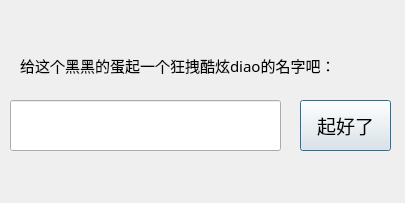
<?xml version="1.0" encoding="UTF-8"?>
<ui version="4.0">
 <class>Name</class>
 <widget class="QDialog" name="Name">
  <property name="geometry">
   <rect>
    <x>0</x>
    <y>0</y>
    <width>405</width>
    <height>203</height>
   </rect>
  </property>
  <property name="windowTitle">
   <string>Dialog</string>
  </property>
  <widget class="QLineEdit" name="lineEdit">
   <property name="geometry">
    <rect>
     <x>10</x>
     <y>100</y>
     <width>271</width>
     <height>51</height>
    </rect>
   </property>
   <property name="font">
    <font>
     <family>方正像素24</family>
     <pointsize>14</pointsize>
    </font>
   </property>
   <property name="text">
    <string/>
   </property>
  </widget>
  <widget class="QLabel" name="label">
   <property name="geometry">
    <rect>
     <x>20</x>
     <y>30</y>
     <width>391</width>
     <height>71</height>
    </rect>
   </property>
   <property name="font">
    <font>
     <family>方正像素24</family>
     <pointsize>11</pointsize>
    </font>
   </property>
   <property name="text">
    <string>给这个黑黑的蛋起一个狂拽酷炫diao的名字吧：</string>
   </property>
  </widget>
  <widget class="QPushButton" name="ok">
   <property name="geometry">
    <rect>
     <x>300</x>
     <y>100</y>
     <width>91</width>
     <height>51</height>
    </rect>
   </property>
   <property name="font">
    <font>
     <family>方正像素24</family>
     <pointsize>14</pointsize>
    </font>
   </property>
   <property name="text">
    <string>起好了</string>
   </property>
  </widget>
 </widget>
 <resources/>
 <connections/>
</ui>
